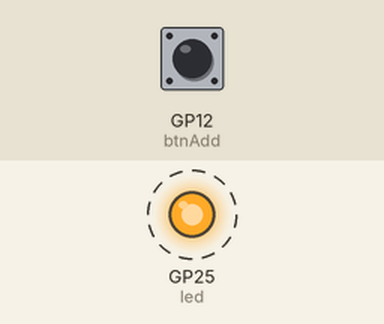
This program was run on a simulated Raspberry Pi Pico running MicroPython. Parts: output pins drawn as LEDs (lit = HIGH). Dashed ring = blinking. Inputs (shaded band) come from the test bench; at power-on: GP12 (btnAdd) LOW. What the program prints to the serial console is not drawn.

Above: at 0.1 s.
Timing chart, 0 to 3.0 s (numbered marks = the images above):
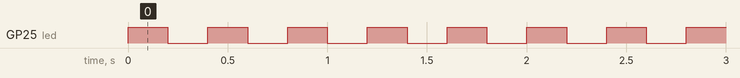

The program:

blink.py
```python
from machine import Pin
import time

led = Pin('LED', Pin.OUT)
btnAdd = Pin(12, Pin.IN, Pin.PULL_DOWN)
btnSub = Pin(14, Pin.IN, Pin.PULL_DOWN)
number = 0


while True:
    if btnAdd.value():
        number += 1
        print(number)
        time.sleep(0.5)
    print('.')
    led.toggle()
    time.sleep(0.2)
    led.toggle()
    time.sleep(0.2)
    led.value(1)
    time.sleep(0.2)
    led.value(0)
    time.sleep(0.2)
    led.value(1)
    time.sleep(0.2)
    led.value(0)
    time.sleep(0.2)
    print('/')
```

Measured:
- by itself, GP25 (led): alternates HIGH for 0.20 s and LOW for 0.20 s
